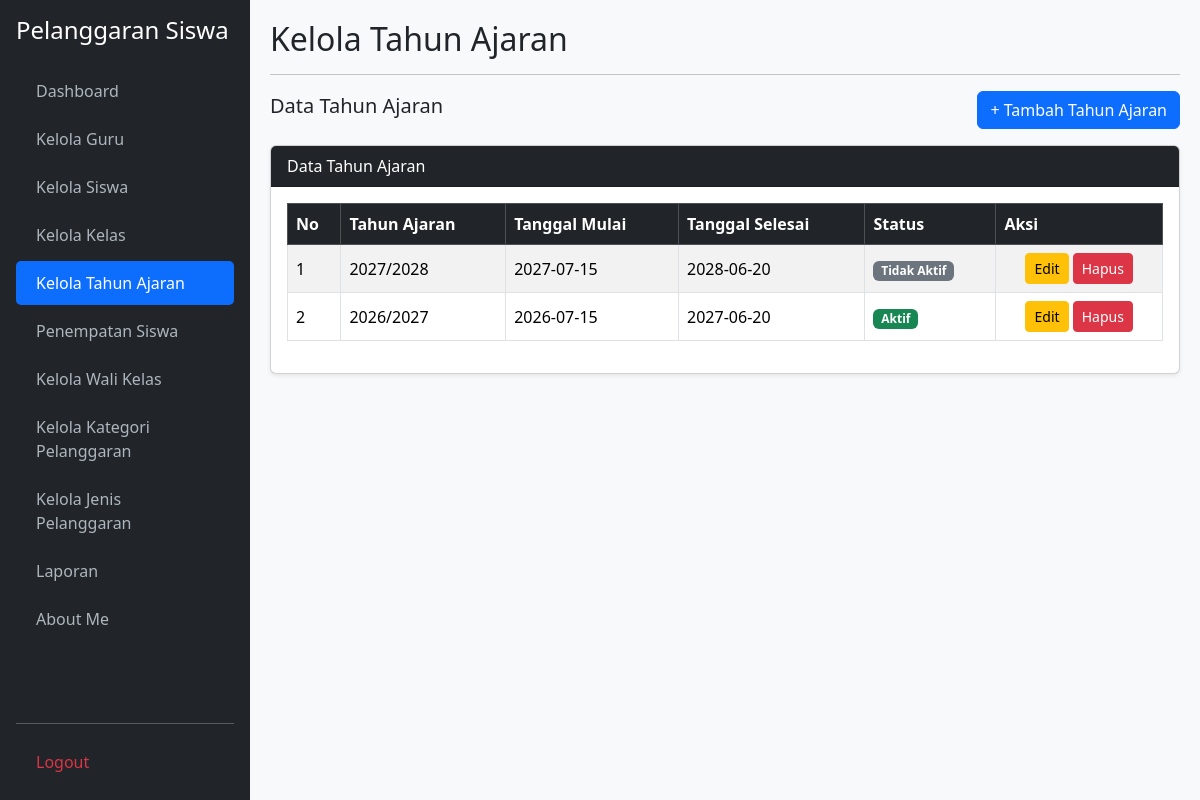
Page /kelola_tahun_ajaran.php (signed in) on the committed database.
### tables this page shows
CREATE TABLE `t_tahun_ajaran` (
  `id` int(11) NOT NULL,
  `nama` varchar(20) NOT NULL,
  `tanggal_mulai` date DEFAULT NULL,
  `tanggal_selesai` date DEFAULT NULL,
  `status_aktif` tinyint(1) DEFAULT 1,
  `created_at` timestamp NULL DEFAULT NULL,
  `updated_at` timestamp NULL DEFAULT NULL
);

### kelola_tahun_ajaran.php (the view, shortened to what this page needs)
<?php
require_once 'koneksi.php';
$aksi = $_GET['aksi'] ?? '';
$edit_id = $_GET['edit'] ?? '';
$edit = $edit_id ? mysqli_fetch_assoc(mysqli_query($koneksi, "SELECT * FROM t_tahun_ajaran WHERE id='$edit_id'")) : null;
$data = mysqli_query($koneksi, "SELECT * FROM t_tahun_ajaran ORDER BY id DESC");
$form = $edit ?: [
    'id' => '',
    'nama' => '',
    'tanggal_mulai' => '',
    'tanggal_selesai' => ''
];
?>
<!DOCTYPE html>
<html lang="id">
<head>
    <link href="https://cdn.jsdelivr.net/npm/bootstrap@5.3.3/dist/css/bootstrap.min.css" rel="stylesheet">
    <link href="https://cdn.datatables.net/2.3.4/css/dataTables.bootstrap5.min.css" rel="stylesheet">
</head>
<body>
<div class="sidebar d-flex flex-column p-3">
    <h4 class="text-white mb-4">Pelanggaran Siswa</h4>
    <ul class="nav nav-pills flex-column mb-auto">
        <li class="nav-item mb-1"><a href="dashboard.php">Dashboard</a></li>
        <li class="nav-item mb-1"><a href="kelola_guru.php">Kelola Guru</a></li>
        <li class="nav-item mb-1"><a href="kelola_siswa.php">Kelola Siswa</a></li>
        <li class="nav-item mb-1"><a href="kelola_kelas.php">Kelola Kelas</a></li>
        <li class="nav-item mb-1"><a href="kelola_tahun_ajaran.php" class="active">Kelola Tahun Ajaran</a></li>
        <li class="nav-item mb-1"><a href="penempatan_siswa.php">Penempatan Siswa</a></li>
        <li class="nav-item mb-1"><a href="kelola_wali_kelas.php">Kelola Wali Kelas</a></li>
        <li class="nav-item mb-1"><a href="kelola_kategori_pelanggaran.php">Kelola Kategori Pelanggaran</a></li>
        <li class="nav-item mb-1"><a href="kelola_jenis_pelanggaran.php">Kelola Jenis Pelanggaran</a></li>
        <li class="nav-item mb-1"><a href="laporan.php">Laporan</a></li>
        <li class="nav-item mb-1"><a href="about_me.php">About Me</a></li>
    </ul>
    <hr>
    <a href="logout.php" class="text-danger">Logout</a>
</div>
<div class="main-content">
    <h2 class="mb-3">
        <?= $edit ? 'Edit Tahun Ajaran' : ($aksi === 'tambah' ? 'Tambah Tahun Ajaran' : 'Kelola Tahun Ajaran'); ?>
    </h2>
    <div class="mb-3">
        <hr>
    </div>
    <?php if ($aksi === 'tambah' || $edit): ?>
        <div class="card shadow-sm mb-4">
            <div class="card-header bg-primary text-white">
                <?= $edit ? 'Edit Tahun Ajaran' : 'Tambah Tahun Ajaran'; ?>
            </div>
            <div class="card-body">
                <form method="POST" action="kelola_tahun_ajaran.php">
                    <input type="hidden" name="id" value="<?= htmlspecialchars((string)$form['id']); ?>">
                    <div class="mb-3">
                        <label class="form-label">Tahun Ajaran</label>
                        <input type="text" name="nama" class="form-control" placeholder="Contoh: 2026/2027" value="<?= htmlspecialchars($form['nama'] ?? ''); ?>" required>
                    </div>
                    <div class="mb-3">
                        <label class="form-label">Tanggal Mulai</label>
                        <input type="date" name="tanggal_mulai" id="tanggal_mulai" class="form-control" value="<?= htmlspecialchars($form['tanggal_mulai'] ?? ''); ?>" required>
                    </div>
                    <div class="mb-3">
                        <label class="form-label">Tanggal Selesai</label>
                        <input type="date" name="tanggal_selesai" id="tanggal_selesai" class="form-control" value="<?= htmlspecialchars($form['tanggal_selesai'] ?? ''); ?>" required>
                    </div>
                    <button type="submit" name="simpan" class="btn btn-primary">
                        <?= $edit ? 'Update Data' : 'Simpan'; ?>
                    </button>
                    <a href="kelola_tahun_ajaran.php" class="btn btn-secondary">Batal</a>
                </form>
            </div>
        </div>
    <?php else: ?>
        <div class="d-flex justify-content-between align-items-center mb-3">
            <h5>Data Tahun Ajaran</h5>
            <a href="kelola_tahun_ajaran.php?aksi=tambah" class="btn btn-primary">
                + Tambah Tahun Ajaran
            </a>
        </div>
        <div class="card shadow-sm">
            <div class="card-header bg-dark text-white">Data Tahun Ajaran</div>
            <div class="card-body">
                <div class="table-responsive">
                    <table id="tabelTahunAjaran" class="table table-bordered table-striped table-hover align-middle w-100">
                        <thead class="table-dark">
                            <tr>
                                <th>No</th>
                                <th>Tahun Ajaran</th>
                                <th>Tanggal Mulai</th>
                                <th>Tanggal Selesai</th>
                                <th>Status</th>
                                <th>Aksi</th>
                            </tr>
                        </thead>
                        <tbody>
                        <?php $no = 1; while ($r = mysqli_fetch_assoc($data)): ?>
                            <tr>
                                <td><?= $no++; ?></td>
                                <td><?= htmlspecialchars($r['nama'] ?? ''); ?></td>
                                <td><?= htmlspecialchars($r['tanggal_mulai'] ?? ''); ?></td>
                                <td><?= htmlspecialchars($r['tanggal_selesai'] ?? ''); ?></td>
                                <td>
                                    <?php if ((int)$r['status_aktif'] === 1): ?>
                                        <span class="badge bg-success">Aktif</span>
                                    <?php else: ?>
                                        <span class="badge bg-secondary">Tidak Aktif</span>
                                    <?php endif; ?>
                                </td>
                                <td class="text-center text-nowrap">
                                    <a href="kelola_tahun_ajaran.php?edit=<?= (int)$r['id']; ?>" class="btn btn-warning btn-sm">Edit</a>
                                    <a href="kelola_tahun_ajaran.php?hapus=<?= (int)$r['id']; ?>" class="btn btn-danger btn-sm" onclick="return confirm('Yakin ingin menghapus tahun ajaran ini?')">Hapus</a>
                                </td>
                            </tr>
                        <?php endwhile; ?>
                        </tbody>
                    </table>
                </div>
            </div>
        </div>
    <?php endif; ?>
</div>
</body>
</html>

### kelola_tahun_ajaran.php (style rules this page uses)
body { background-color: #f8f9fa; }
.sidebar { min-height: 100vh; background-color: #212529; color: #fff; position: fixed; width: 250px; top: 0; left: 0; overflow-y: auto; z-index: 1000; }
.sidebar a { color: #adb5bd; text-decoration: none; display: block; padding: 10px 20px; border-radius: 5px; }
.sidebar a:hover, .sidebar a.active { color: #fff; background-color: #0d6efd; }
.main-content { margin-left: 250px; padding: 20px; }

### rows in the picture
t_tahun_ajaran: nama "2027/2028", tanggal_mulai "2027-07-15", tanggal_selesai "2028-06-20", status_aktif "Tidak Aktif"
t_tahun_ajaran: nama "2026/2027", tanggal_mulai "2026-07-15", tanggal_selesai "2027-06-20", status_aktif "Aktif"
